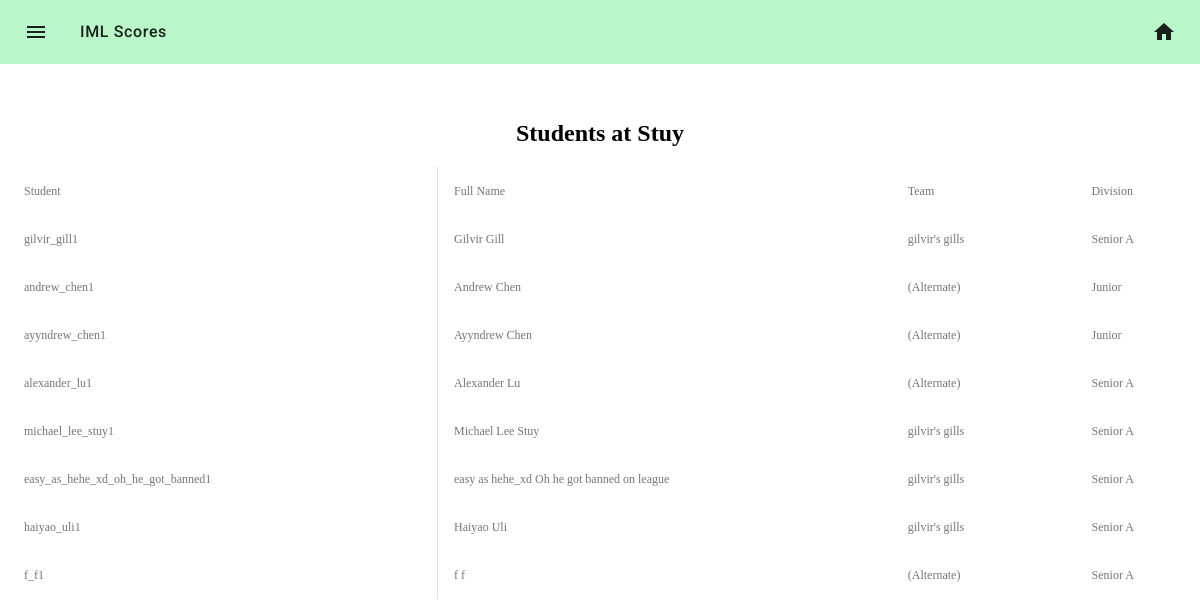
Screenshot of /students/manage (signed in) with the database file from the repository.
### iml/models.py (models this page shows, shortened)
class School(db.Model):
    __tablename__ = 'schools'
    id = db.Column(db.Integer, primary_key=True)
    name = db.Column(db.String(64), nullable=False)
    teams = db.relationship('Team', back_populates='school')
    coaches = db.relationship('User', back_populates='school')
    students = db.relationship('Student', back_populates='school')

class Student(db.Model):
    __tablename__ = 'students'
    id = db.Column(db.Integer, primary_key=True)
    first = db.Column(db.String(32), nullable=False)
    last = db.Column(db.String(32), nullable=False)
    username = db.Column(db.String(32), nullable=False)
    school_id = db.Column(db.Integer, db.ForeignKey('schools.id'),nullable=False)
    division_id = db.Column(db.Integer, db.ForeignKey('divisions.id'),
                            nullable=False)
    team_id = db.Column(db.Integer, db.ForeignKey('teams.id'),
                        nullable=True)
    school = db.relationship('School', back_populates='students')
    scores = db.relationship('Score', back_populates='student',
                             )
    division = db.relationship('Division', back_populates='students')
    team = db.relationship('Team', back_populates='students')

class Team(db.Model):
    __tablename__ = 'teams'
    id = db.Column(db.Integer, primary_key=True)
    name = db.Column(db.String(32), nullable=False)
    school_id = db.Column(db.Integer, db.ForeignKey('schools.id'), nullable=False)
    division_id = db.Column(db.Integer, db.ForeignKey('divisions.id'),
                            nullable=False)
    school = db.relationship('School', back_populates = 'teams')
    division = db.relationship('Division', back_populates = 'teams')
    scores = db.relationship('Score', back_populates = 'team')
    students = db.relationship('Student', back_populates = 'team')

class Division(db.Model):
    __tablename__ = 'divisions'
    id = db.Column(db.Integer, primary_key=True)
    name = db.Column(db.String(64), nullable=False)
    url = db.Column(db.String(64), nullable=False)
    teams = db.relationship('Team', back_populates = 'division')
    students = db.relationship('Student', back_populates='division')
    contests = db.relationship('Contest', back_populates = 'division')

### iml/core/students/controllers.py (the view)
@students.route('/manage', methods = ["GET"])
@login_required()
def show_students():
    user = get_user(session["userdata"]["id"])
    students = user.school.students
    return render_custom_template("core/students/manage.html",
                                  students=students)

### iml/core/user/wrappers.py (called while the page is built)
def login_required(redirect_to=None, to_flash=None):
    if not (redirect_to or to_flash):
        to_flash = "Login to view this page!"
        redirect_to = "/login"
    def handler(*args, **kwargs):
        next = url_for(request.endpoint, **request.view_args)
        flash(to_flash)
        return redirect(url_for('user.login',next=next))
    def validator(*args, **kwargs):
        sess_status = session.get("status", IS_NOT_LOGGED_IN)
        return sess_status >= IS_LOGGED_IN
    return validate_page_access(redirect_to,
                                to_flash,
                                validator,
                                handler)

### iml/util/__init__.py (called while the page is built)
def get_user(user_id):
    return User.query.filter_by(id=user_id).first()

def render_custom_template(*args, **kwargs):
    status = IS_NOT_LOGGED_IN
    user = None
    userdata = session.get("userdata")
    if session.get("userdata"):
        user = get_user(session["userdata"]["id"])
        status = session["status"]
    if "status" not in kwargs:
        kwargs["status"] = status
    if "user" not in kwargs:
        kwargs["user"] = user
    if "userdata" not in kwargs:
        kwargs["userdata"] = userdata
    return flask.render_template(*args, **kwargs)

### iml/util/wrappers.py (called while the page is built)
def validate_page_access(redirect_to=None,
                         to_flash=None,
                         validate_function= lambda *args, **kwargs: True,
                         failure_handler= None):
    def decorator(f):
        @wraps(f)
        def check_and_call(*args, **kwargs):
            check = validate_function(*args, **kwargs)
            if check:
                return f(*args, **kwargs)
            elif failure_handler:
                return failure_handler(*args, **kwargs)
            else:
                if redirect_to and to_flash:
                    flash(to_flash)
                    return redirect(redirect_to)
            return render_template("errors/403.html")
        return check_and_call
    return decorator

### iml/templates/core/students/manage.html
{% extends "_base.html" %}
{% from "macros/_renderfield.html" import render_field %}
{% block content %}
<center>
    <h2> Students at {{user.school.name}} </h2>
</center>
      <table class="mdc-data-table__content">
        <thead>
          <tr class="mdc-data-table__row">
              <th class="mdc-data-table__column">Student</th>
              <th class="mdc-data-table__column">Full Name</th>
              <th class="mdc-data-table__column">Team</th>
              <th class="mdc-data-table__column">Division</th>
          </tr>
          {% for student in students %}
          <tr class="mdc-data-table__row">
              <th class="mdc-data-table__column">{{student.username}}</th>
              <th class="mdc-data-table__column">{{student.first}} {{student.last}}</th>
              <th class="mdc-data-table__column">{% if student.team %} {{student.team.name}} {% else %} (Alternate) {% endif %}</th>
              <th class="mdc-data-table__column">{{student.division.name}}</th>
          </tr>
          {% endfor %}
        </thead>
      </table>
{%endblock%}

### iml/static/css/mdc-theme.css (style rules this page uses)
html, body { height: 100%; }

### rows the page displays
School: school.name "Stuy"
Student: username "gilvir_gill1", first "Gilvir", last "Gill", team.name "gilvir's gills", division.name "Senior A"
Student: username "andrew_chen1", first "Andrew", last "Chen", shows "(Alternate)", division.name "Junior"
Student: username "ayyndrew_chen1", first "Ayyndrew", last "Chen", shows "(Alternate)", division.name "Junior"
Student: username "alexander_lu1", first "Alexander", last "Lu", shows "(Alternate)", division.name "Senior A"
Student: username "michael_lee_stuy1", first "Michael Lee", last "Stuy", team.name "gilvir's gills", division.name "Senior A"
Student: username "easy_as_hehe_xd_oh_he_got_banned1", first "easy as hehe_xd", last "Oh he got banned on league", team.name "gilvir's gills", division.name "Senior A"
Student: username "haiyao_uli1", first "Haiyao", last "Uli", team.name "gilvir's gills", division.name "Senior A"
Student: username "f_f1", first "f", last "f", shows "(Alternate)", division.name "Senior A"
